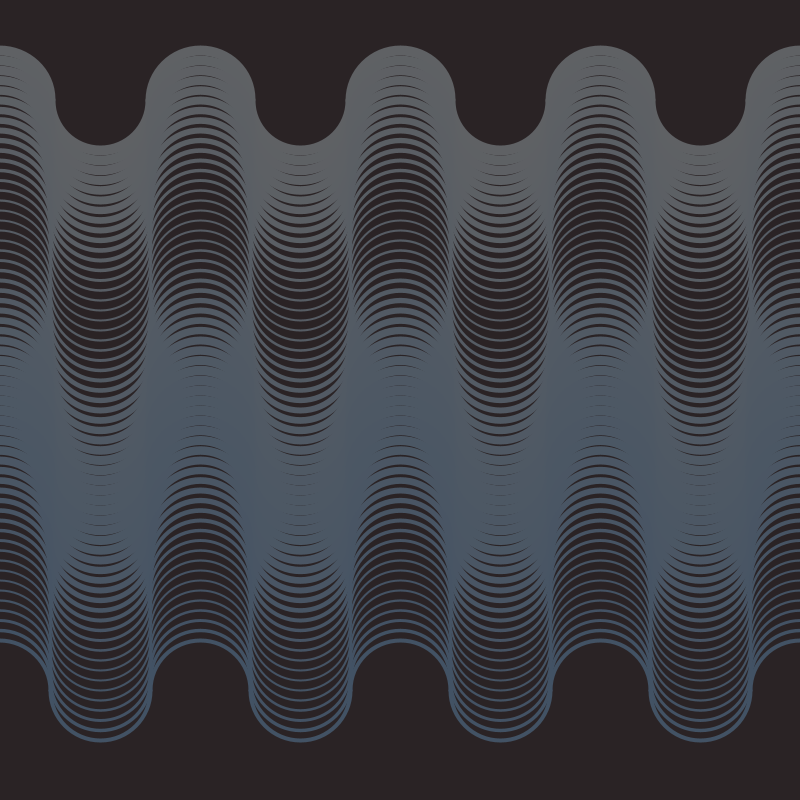
Frame 1 (no input)
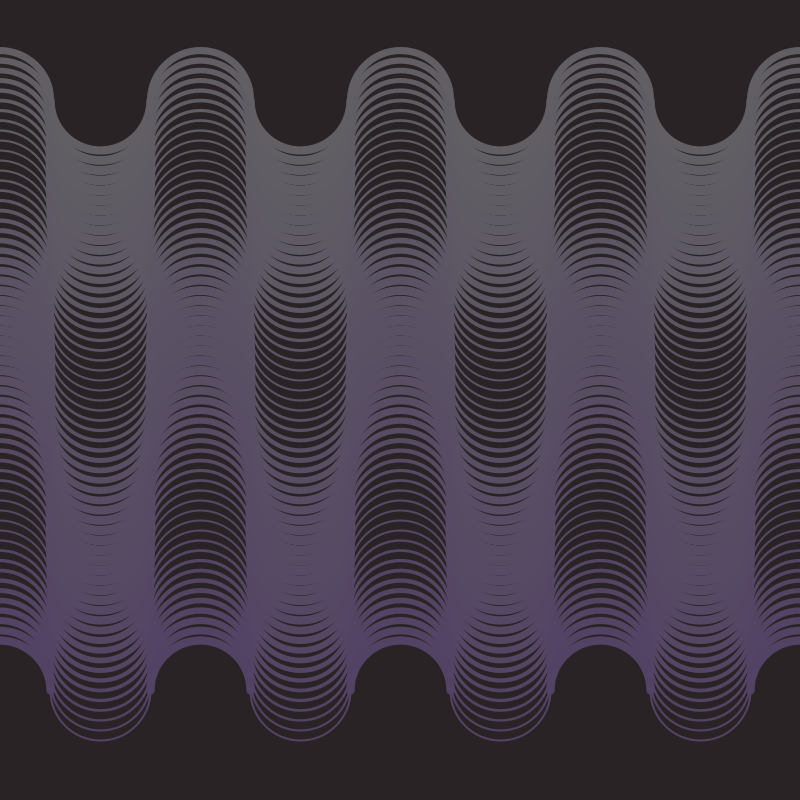
Frame 60 (the mouse pressed at the canvas centre just before this capture)
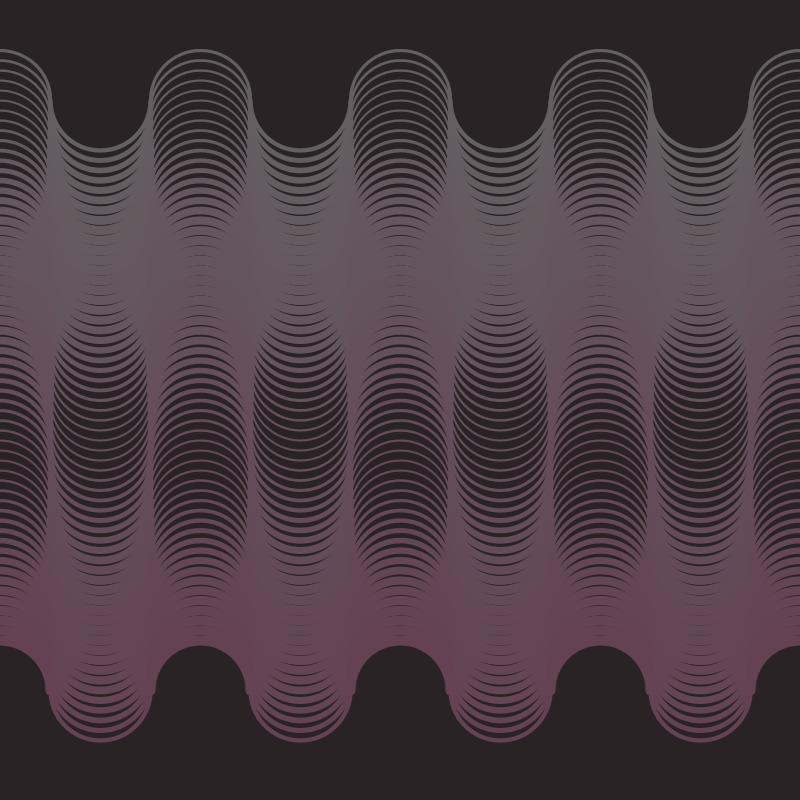
Frame 120 (the mouse held since frame 60 and released just before this capture)

The Processing sketch that drew these frames (run headless with seeded random() and noise(); from frame 60 on, the mouse is pressed at the canvas centre):

// Processing sketch: gusanos
// ── gusanos.pde

float Size = 200;
float sw,alpha;
float yStep = 10;
float one,two,three;
int colorsito;
boolean hey;

void setup(){
  size(800,800);
  colorMode(HSB,255);
  colorsito=0;
  
 
}

void draw(){
 //background(#C0E9EF);
  background(242,37,42);
 //background(208,100,200);
 
 //mouseX = constrain(mouseX,10,width); //constrain(amt, low, high)
 //mouseY = constrain(mouseY,10,height);
 
 noFill();
 //stroke(20);
 //stroke(26,93,83);
 
 for(float y=+Size/2; y<height-Size/2; y+=yStep){
   sw = map(sin(radians(y+alpha)),-1,1,2,yStep);
   strokeWeight(sw);
   one = map(colorsito,0,width,150,260);
   two = map(y,0,height,0,100);
   stroke(one,two,100);
   
   for(float tina=Size/2; tina<width+Size;tina+=Size){
     arc(tina,y,Size/2,Size/2,0,PI);//arc(a, b, c, d, start, stop)
   }
   sw = map(sin(radians(y-alpha)),-1,1,2,yStep);
   strokeWeight(sw);
   for(float x=0; x<width+Size; x+=Size){
     arc(x,y,Size/2,Size/2,PI,TWO_PI); 
     
    }

    
 }
 if(colorsito==600) hey=false;
 else if(colorsito==0) hey=true;
 
 if(hey) colorsito+=5;
 else colorsito-=5;
 alpha+=5;
}
